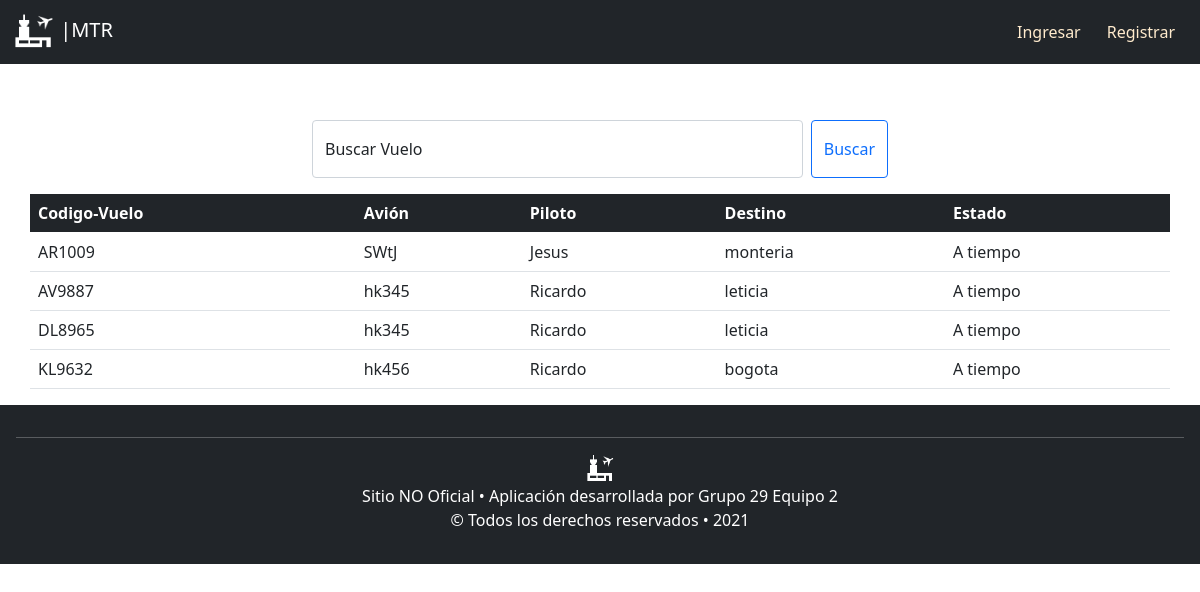
The page / on the database its author committed.
### tables this page shows
CREATE TABLE vuelos (codigo VARCHAR (8) PRIMARY KEY, fecha DATE NOT NULL, hora TIME NOT NULL, destino VARCHAR (45) NOT NULL REFERENCES ciudades (nombre_ciudad), avion VARCHAR (45) NOT NULL REFERENCES aviones (matricula) ON UPDATE CASCADE, piloto VARCHAR (100) NOT NULL REFERENCES personas (correo) ON UPDATE CASCADE, puerta INTEGER NOT NULL);

### app.py (the view)
@app.route('/', methods=('GET', 'POST'))
def index():
    try:
        if request.method == 'POST':
            print("entre por post")
            db = get_db()
            busqueda = request.form['busqueda']
            result = db.execute(
                'SELECT codigo,avion,piloto,destino FROM vuelos where codigo =' + "'"+busqueda + "'"
            ).fetchall()
            print(result)
            close_db()
            return render_template('consultas.html', datos=result)
        else:
            print("entre por get")
            db = get_db()
            todos = []
            lista2 = []
            lista3 = []
            codigo = db.execute(
                'select codigo from vuelos'
            ).fetchall()
            todos.append(codigo)
            avion = db.execute(
                'SELECT avion FROM vuelos'
            ).fetchall()
            todos.append(avion)
            pilotos = db.execute(
                'SELECT piloto FROM vuelos'
            ).fetchall()
            todos.append(pilotos)
            destino = db.execute(
                'SELECT destino FROM vuelos'
            ).fetchall()
            todos.append(destino)
            close_db()
            for x in todos:
                lista = []
                for j in x:
                    lista.append(j[0])
                lista2.append(lista)
            for a in range(len(lista2)):
                lista = []
                for i in range(4):
                    print(lista2[i][a])
                    lista.append(lista2[i][a])
                lista3.append(lista)
            return render_template('consultas.html', datos=lista3)
    except:
        return render_template('consultas.html')

### app.py (called while the page is built)
@app.before_request
def load_logged_in_user():
    print("Entre al before request :)")
    user_id = session.get('user_id')
    if(user_id is None):
        g.user = None
    else:
        g.user = get_db().execute(
            'SELECT * FROM personas WHERE correo = ?', (user_id,)
        ).fetchone()

### db.py (called while the page is built)
def get_db():
    try:
        if 'db' not in g:
            g.db=sqlite3.connect('aeropuerto.db')
        return g.db
    except Error:
        print(Error)

### templates/consultas.html (shortened to what this page needs)
{% extends "layout.html" %}
{% block contenido %}
<br>
<br>
<form class="d-flex form-floating mb-3 container-sm " id="margenBuscar" method="POST">
  <input name="busqueda" class="form-control me-2" id="floatingInput" type="search" placeholder="Buscar vuelos" aria-label="Search">
  <label for="floatingInput" id="labelBuscar">Buscar Vuelo</label>
  <button class="btn btn-outline-primary" type="submit">Buscar</button>
</form>
<table class="table container-sm">
  <thead class="table-dark">
    <tr>
      <th scope="col">Codigo-Vuelo</th>
      <th scope="col">Avión</th>
      <th scope="col">Piloto</th>
      <th scope="col">Destino</th>
      <th scope="col">Estado</th>
    </tr>
  </thead>
  <tbody>
    {% for a in datos %}
    <tr>
      {% for j in a %}
        <td> {% print(j) %}</td>
      {% endfor %}
      <td> A tiempo</td>
    </tr>
    {% endfor %}
  </tbody>
</table>
{% endblock %}

### static/CSS/estiloLayout.css (style rules this page uses)
#margenBuscar { max-width: 50%; }
#labelBuscar { margin-left: 2%; }
.d-flex { margin-bottom: auto }

### rows shown on the page
vuelos: codigo "AR1009", avion "hk456", piloto "Ricardo", destino "bogota"
vuelos: avion "SWtJ", piloto "Jesus", destino "monteria", codigo "AV9887"
vuelos: avion "hk345", piloto "Ricardo", destino "leticia"
vuelos: codigo "DL8965"
vuelos: avion "hk345", piloto "Ricardo", destino "leticia", codigo "KL9632"
